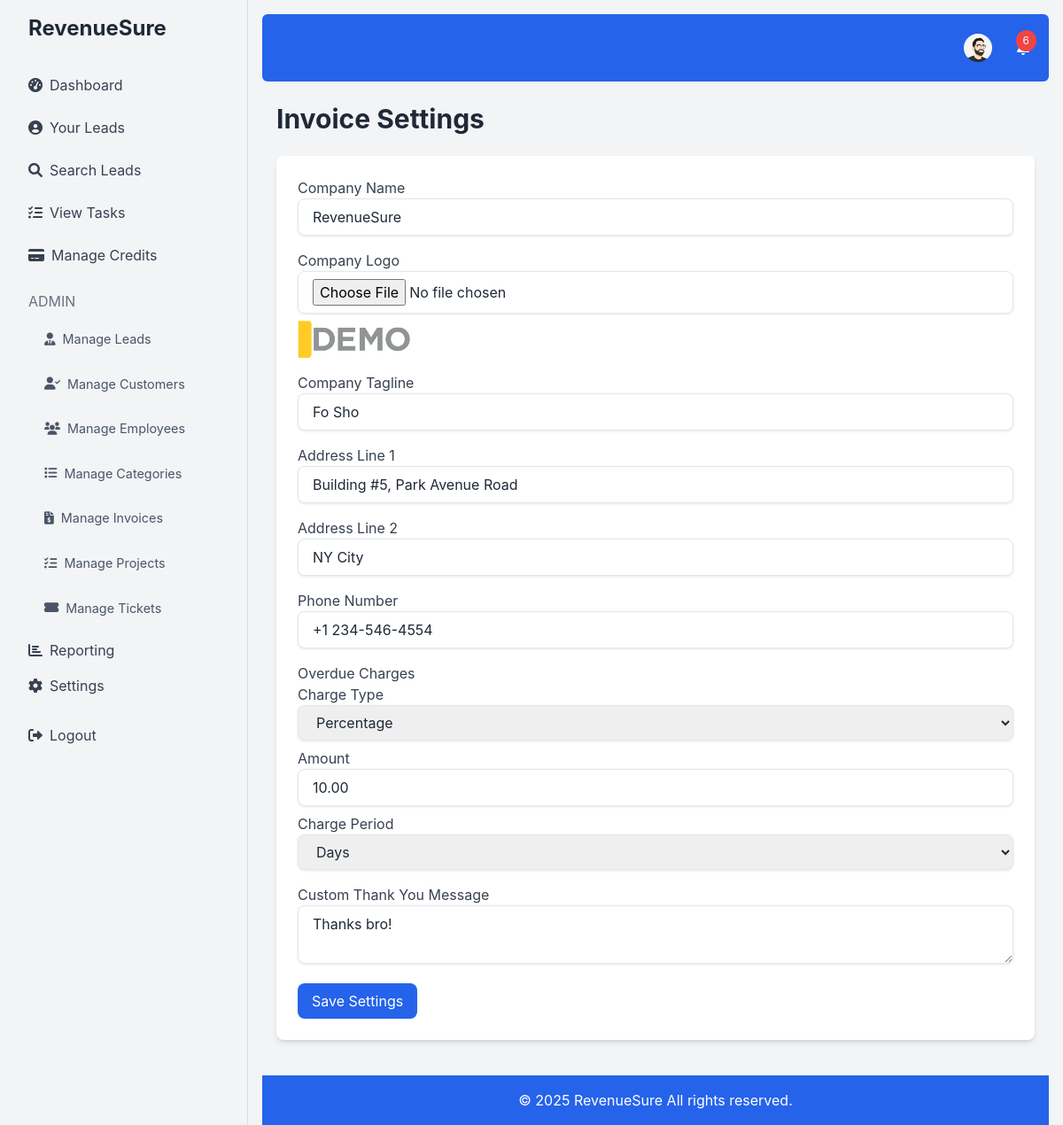
The app's page /invoice_settings.php (signed in) with its own data.
### tables this page shows
CREATE TABLE `users` (
  `id` int(11) NOT NULL,
  `username` varchar(50) NOT NULL,
  `email` varchar(100) NOT NULL,
  `password` varchar(255) NOT NULL,
  `credits` int(11) DEFAULT 0,
  `created_at` timestamp NOT NULL DEFAULT current_timestamp(),
  `role` enum('admin','user') DEFAULT 'user',
  `profile_picture` varchar(255) DEFAULT NULL
);

CREATE TABLE `invoice_settings` (
  `id` int(11) NOT NULL,
  `company_name` varchar(255) DEFAULT NULL,
  `company_logo` varchar(255) DEFAULT NULL,
  `company_tagline` varchar(255) DEFAULT NULL,
  `company_address_line1` varchar(255) DEFAULT NULL,
  `company_address_line2` varchar(255) DEFAULT NULL,
  `company_phone_number` varchar(20) DEFAULT NULL,
  `overdue_charge_type` enum('percentage','fixed') DEFAULT NULL,
  `overdue_charge_amount` decimal(10,2) DEFAULT NULL,
  `overdue_charge_period` enum('monthly','daily','days') DEFAULT NULL,
  `thank_you_message` text DEFAULT NULL,
  `user_id` int(11) NOT NULL,
  `created_at` timestamp NOT NULL DEFAULT current_timestamp()
);

### invoice_settings.php (the view, shortened to what this page needs)
<?php
require 'db.php';
$user_id = $_SESSION['user_id'];
$stmt = $conn->prepare("SELECT * FROM invoice_settings WHERE user_id = :user_id");
$stmt->bindParam(':user_id', $user_id);
$stmt->execute();
$settings = $stmt->fetch(PDO::FETCH_ASSOC);
require 'header.php';
?>
<h1 class="text-3xl font-bold text-gray-800 mb-6">Invoice Settings</h1>
<form method="POST" action="" class="bg-white p-6 rounded-lg shadow-md"  enctype="multipart/form-data">
      <div class="mb-4">
        <label for="company_name" class="block text-gray-700">Company Name</label>
          <input type="text" name="company_name" id="company_name" class="w-full px-4 py-2 border rounded-lg focus:outline-none focus:ring-2 focus:ring-blue-600" value="<?php echo htmlspecialchars($settings['company_name'] ?? ''); ?>" >
       </div>
     <div class="mb-4">
         <label for="company_logo" class="block text-gray-700">Company Logo</label>
          <input type="file" name="company_logo" id="company_logo" class="w-full px-4 py-2 border rounded-lg focus:outline-none focus:ring-2 focus:ring-blue-600">
           <?php if($settings['company_logo']): ?>
              <img src="<?php echo $settings['company_logo']; ?>" alt="Company Logo" class="mt-2 w-32 h-auto object-cover">
           <?php endif; ?>
    </div>
    <div class="mb-4">
        <label for="company_tagline" class="block text-gray-700">Company Tagline</label>
         <input type="text" name="company_tagline" id="company_tagline" class="w-full px-4 py-2 border rounded-lg focus:outline-none focus:ring-2 focus:ring-blue-600" value="<?php echo htmlspecialchars($settings['company_tagline'] ?? ''); ?>">
    </div>
    <div class="mb-4">
        <label for="company_address_line1" class="block text-gray-700">Address Line 1</label>
       <input type="text" name="company_address_line1" id="company_address_line1" class="w-full px-4 py-2 border rounded-lg focus:outline-none focus:ring-2 focus:ring-blue-600" value="<?php echo htmlspecialchars($settings['company_address_line1'] ?? ''); ?>">
    </div>
       <div class="mb-4">
        <label for="company_address_line2" class="block text-gray-700">Address Line 2</label>
       <input type="text" name="company_address_line2" id="company_address_line2" class="w-full px-4 py-2 border rounded-lg focus:outline-none focus:ring-2 focus:ring-blue-600" value="<?php echo htmlspecialchars($settings['company_address_line2'] ?? ''); ?>">
    </div>
    <div class="mb-4">
        <label for="company_phone_number" class="block text-gray-700">Phone Number</label>
        <input type="text" name="company_phone_number" id="company_phone_number" class="w-full px-4 py-2 border rounded-lg focus:outline-none focus:ring-2 focus:ring-blue-600" value="<?php echo htmlspecialchars($settings['company_phone_number'] ?? ''); ?>">
    </div>
      <div class="mb-4">
         <label class="block text-gray-700">Overdue Charges</label>
            <div class="mb-2">
               <label for="overdue_charge_type" class="block text-gray-700">Charge Type</label>
                <select name="overdue_charge_type" id="overdue_charge_type" class="w-full px-4 py-2 border rounded-lg focus:outline-none focus:ring-2 focus:ring-blue-600">
                    <option value="percentage" <?php if($settings['overdue_charge_type'] == 'percentage') echo 'selected' ?> >Percentage</option>
               </select>
            </div>
              <div class="mb-2">
                 <label for="overdue_charge_amount" class="block text-gray-700">Amount</label>
                  <input type="number" name="overdue_charge_amount" id="overdue_charge_amount" class="w-full px-4 py-2 border rounded-lg focus:outline-none focus:ring-2 focus:ring-blue-600" value="<?php echo htmlspecialchars($settings['overdue_charge_amount'] ?? ''); ?>" >
               </div>
             <div class="mb-2">
               <label for="overdue_charge_period" class="block text-gray-700">Charge Period</label>
                 <select name="overdue_charge_period" id="overdue_charge_period" class="w-full px-4 py-2 border rounded-lg focus:outline-none focus:ring-2 focus:ring-blue-600">
                       <option value="days" <?php if($settings['overdue_charge_period'] == 'days') echo 'selected' ?>>Days</option>
                </select>
              </div>
        </div>
    <div class="mb-4">
        <label for="thank_you_message" class="block text-gray-700">Custom Thank You Message</label>
         <textarea name="thank_you_message" id="thank_you_message" class="w-full px-4 py-2 border rounded-lg focus:outline-none focus:ring-2 focus:ring-blue-600"><?php echo htmlspecialchars($settings['thank_you_message'] ?? ''); ?></textarea>
    </div>
    <button type="submit" class="bg-blue-600 text-white px-4 py-2 rounded-lg hover:bg-blue-700 transition duration-300">Save Settings</button>
</form>
<?php
require 'footer.php';
?>

### header.php (shortened to what this page needs)
<!DOCTYPE html>
<html lang="en">
<head>
    <script src="https://cdn.tailwindcss.com"></script>
    <link href="https://cdnjs.cloudflare.com/ajax/libs/font-awesome/6.0.0-beta3/css/all.min.css" rel="stylesheet">
     <link rel="stylesheet" href="https://cdnjs.cloudflare.com/ajax/libs/animate.css/4.1.1/animate.min.css"/>
</head>
<body class="bg-gray-100">
    <div class="flex h-screen fade-in-up">
        <aside class="bg-gray-100 text-gray-700 w-64 p-4">
            <a href="index.php" class="text-2xl font-bold block mb-6 pl-4 text-gray-800">RevenueSure</a>
            <nav>
                <?php if (isset($_SESSION['user_id'])): ?>
                    <?php
                     function isActive($path) {
                         $current_page = basename($_SERVER['PHP_SELF']);
                         return strpos($current_page, $path) === 0;
                    }
                     function isParentActive($path) {
                         $current_page = basename($_SERVER['PHP_SELF']);
                       return strpos($current_page, $path) !== false;
                      }
                    ?>
                    <a href="dashboard.php" class="menu-item block hover:bg-gray-200 rounded-lg px-4 py-3 <?php echo isActive('dashboard.php') ? 'active' : ''; ?>"><i class="fas fa-tachometer-alt mr-2"></i>Dashboard</a>
                    <a href="your_leads.php" class="menu-item block hover:bg-gray-200 rounded-lg px-4 py-3 <?php echo isActive('your_leads.php') ? 'active' : ''; ?>"><i class="fas fa-user-circle mr-2"></i>Your Leads</a>
                    <a href="search_leads.php" class="menu-item block hover:bg-gray-200 rounded-lg px-4 py-3 <?php echo isActive('search_leads.php') ? 'active' : ''; ?>"><i class="fas fa-search mr-2"></i>Search Leads</a>
                   <a href="view_tasks.php" class="menu-item block hover:bg-gray-200 rounded-lg px-4 py-3 <?php echo isActive('view_tasks.php') ? 'active' : ''; ?>"><i class="fas fa-tasks mr-2"></i>View Tasks</a>
                    <a href="manage_credits.php" class="menu-item block hover:bg-gray-200 rounded-lg px-4 py-3 <?php echo isActive('manage_credits.php') ? 'active' : ''; ?>"><i class="fas fa-credit-card mr-2"></i>Manage Credits</a>
                    <?php if ($_SESSION['role'] === 'admin'): ?>
                        <h6 class="text-gray-500 uppercase mt-4 mb-2 px-4">Admin</h6>
                         <div class="menu-item <?php if (isParentActive('add_lead.php') || isParentActive('leads_list.php') || isParentActive('import_leads.php')) echo 'active'; ?>">
                            <a class="block py-2 px-4 hover:bg-gray-200 rounded-lg flex items-center"><i class="fas fa-user-tie mr-2"></i>Manage Leads</a>
                        </div>
                          <div class="menu-item <?php if (isParentActive('add_customer.php') || isParentActive('manage_customers.php') || isParentActive('view_customer.php')) echo 'active'; ?>">
                            <a class="block py-2 px-4 hover:bg-gray-200 rounded-lg flex items-center"><i class="fas fa-user-check mr-2"></i>Manage Customers</a>
                        </div>
                         <div class="menu-item <?php if (isParentActive('add_employee.php') || isParentActive('manage_employees.php')) echo 'active'; ?>">
                            <a class="block py-2 px-4 hover:bg-gray-200 rounded-lg flex items-center"><i class="fas fa-users mr-2"></i>Manage Employees</a>
                        </div>
                          <div class="menu-item <?php if (isParentActive('manage_categories.php') || isParentActive('add_category.php')) echo 'active'; ?>">
                            <a class="block py-2 px-4 hover:bg-gray-200 rounded-lg flex items-center"><i class="fas fa-list mr-2"></i>Manage Categories</a>
                        </div>
                           <div class="menu-item <?php if (isParentActive('manage_invoices.php') || isParentActive('add_invoice.php')) echo 'active'; ?>">
                            <a class="block py-2 px-4 hover:bg-gray-200 rounded-lg flex items-center"><i class="fas fa-file-invoice-dollar mr-2"></i>Manage Invoices</a>
                        </div>
                       <div class="menu-item <?php if (isParentActive('manage_projects.php') || isParentActive('add_project.php') || isParentActive('view_project.php') || isParentActive('manage_project_categories.php')) echo 'active'; ?>">
                            <a class="block py-2 px-4 hover:bg-gray-200 rounded-lg flex items-center"><i class="fas fa-tasks mr-2"></i>Manage Projects</a>
                        </div>
                         <div class="menu-item <?php if (isParentActive('manage_tickets.php') || isParentActive('add_ticket.php') || isParentActive('view_ticket.php')) echo 'active'; ?>">
                             <a class="block py-2 px-4 hover:bg-gray-200 rounded-lg flex items-center"><i class="fas fa-ticket-alt mr-2"></i>Manage Tickets</a>
                        </div>
                         <a href="reporting_dashboard.php" class="block py-2 px-4 hover:bg-gray-200 rounded-lg <?php echo isActive('reporting_dashboard.php') ? 'active' : ''; ?>"><i class="fas fa-chart-bar mr-2"></i>Reporting</a>
                         <a href="settings.php" class="block py-2 px-4 hover:bg-gray-200 rounded-lg <?php echo isActive('settings.php') ? 'active' : ''; ?>"><i class="fas fa-cog mr-2"></i>Settings</a>
                    <?php endif; ?>
                     <a href="logout.php" class="block py-2 px-4 hover:bg-gray-200 rounded-lg mt-4"><i class="fas fa-sign-out-alt mr-2"></i>Logout</a>
                <?php else: ?>
                    <a href="login.php" class="block py-2 px-4 hover:bg-gray-200 rounded-lg"><i class="fas fa-sign-in-alt mr-2"></i>Login</a>
                    <a href="register.php" class="block py-2 px-4 hover:bg-gray-200 rounded-lg"><i class="fas fa-user-plus mr-2"></i>Register</a>
                 <?php endif; ?>
             </nav>
        </aside>
        <div class="flex-1 p-4 fade-in">
            <nav class="bg-blue-600 p-4 text-white mb-6 rounded-md">
                <div class="container mx-auto flex justify-end items-center">
                    <?php if (isset($_SESSION['user_id'])): ?>
                       <div class="relative top-nav-button mr-4 hover:bg-white/10 p-1.5 rounded-full transition-colors" >
                            <button id="profileButton" class="relative flex items-center">
                                <?php
                                $stmt = $conn->prepare("SELECT profile_picture FROM users WHERE id = :user_id");
                                $stmt->bindParam(':user_id', $_SESSION['user_id']);
                                $stmt->execute();
                                $user = $stmt->fetch(PDO::FETCH_ASSOC);
                                $profile_picture = $user['profile_picture'];
                                if ($profile_picture) : ?>
                                    <img src="<?php echo $profile_picture; ?>" alt="Profile Picture" class="rounded-full w-8 h-8 object-cover">
                                <?php else : ?>
                                    <i class="fas fa-user-circle fa-lg"></i>
                                <?php endif; ?>
                            </button>
                         </div>
                         <div class="relative top-nav-button hover:bg-white/10 p-1.5 rounded-full transition-colors">
                            <button id="notificationButton" class="hover:underline relative">
                                <?php
                                $stmt = $conn->prepare("SELECT COUNT(*) as unread FROM notifications WHERE user_id = :user_id AND is_read = 0");
                                $stmt->bindParam(':user_id', $_SESSION['user_id']);
                                $stmt->execute();
                                $unread = $stmt->fetch(PDO::FETCH_ASSOC)['unread'];
                                if ($unread > 0) : ?>
                                    <span class="bg-red-500 text-white text-xs px-2 py-1 rounded-full absolute -top-2 -right-2"><?php echo $unread; ?></span>
                                <?php endif; ?>
                            </button>
                        </div>
                   <?php endif; ?>
                </div>
            </nav>
             <div class="container mx-auto px-4">

### header.php (style rules this page uses)
:root { --primary-color: #007aff; --secondary-color: #4cd964; --background-light: #f9fafb; --background-dark: #1f2937; --error-color: #ff3b30; --nav-item-height: 48px; }
body { font-family: -apple-system, BlinkMacSystemFont, 'Segoe UI', Roboto, Oxygen, Ubuntu, Cantarell, 'Open Sans', 'Helvetica Neue', sans-serif; background-color: var(--background-light); color: #1f2937; }
aside { min-width: 280px; transition: all 0.3s ease-in-out; border-right: 1px solid rgba(0,0,0,0.1); background: #e2e8f0 }
aside nav { display: flex; flex-direction: column; justify-content: flex-start; }
.menu-item a { display: flex; align-items: center; padding: 12px 20px; margin: 0 10px; transition: color 0.2s ease, background-color 0.2s ease, border-left-color 0.2s ease; border-left: 4px solid transparent; color: #4a5568; font-size: 0.9rem; }
.fade-in-up { animation: fadeInUp 0.3s ease-in-out; }
.fade-in { animation: fadeIn 0.3s ease-in-out; }
button { transition: background-color 0.3s ease, color 0.3s ease, transform 0.1s ease; }
.bg-white { transition: all 0.3s ease-in-out; box-shadow: 0 2px 5px rgba(0,0,0,0.1); }
input,select, textarea { transition: all 0.3s ease-in-out; box-shadow: 0 1px 3px rgba(0,0,0,0.1); border-radius: 8px; }
.top-nav-button { transition: all 0.3s ease-in-out; }

### records on screen
users: profile_picture (picture)
invoice_settings: company_name "RevenueSure", company_logo (picture), company_tagline "Fo Sho", company_address_line1 "Building #5, Park Avenue Road", company_address_line2 "NY City", company_phone_number "+1 234-546-4554", overdue_charge_type "Percentage", overdue_charge_amount "10.00", overdue_charge_period "Days", thank_you_message "Thanks bro!"

### other values on screen
$unread "6"
